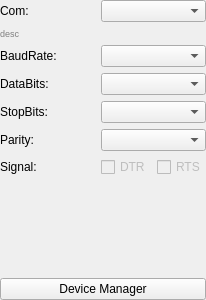
<?xml version="1.0" encoding="UTF-8"?>
<ui version="4.0">
 <class>chanSerialPort</class>
 <widget class="QWidget" name="chanSerialPort">
  <property name="geometry">
   <rect>
    <x>0</x>
    <y>0</y>
    <width>206</width>
    <height>300</height>
   </rect>
  </property>
  <property name="windowTitle">
   <string>Form</string>
  </property>
  <layout class="QGridLayout" name="gridLayout">
   <property name="leftMargin">
    <number>0</number>
   </property>
   <property name="topMargin">
    <number>0</number>
   </property>
   <property name="rightMargin">
    <number>0</number>
   </property>
   <property name="bottomMargin">
    <number>0</number>
   </property>
   <item row="0" column="0">
    <widget class="QLabel" name="label_1">
     <property name="text">
      <string>Com:</string>
     </property>
    </widget>
   </item>
   <item row="0" column="1">
    <widget class="QComboBox" name="cmb_com"/>
   </item>
   <item row="2" column="0">
    <widget class="QLabel" name="label_2">
     <property name="text">
      <string>BaudRate:</string>
     </property>
    </widget>
   </item>
   <item row="2" column="1">
    <widget class="QComboBox" name="cmb_baudrate">
     <property name="currentIndex">
      <number>-1</number>
     </property>
    </widget>
   </item>
   <item row="3" column="0">
    <widget class="QLabel" name="label_5">
     <property name="text">
      <string>DataBits:</string>
     </property>
    </widget>
   </item>
   <item row="3" column="1">
    <widget class="QComboBox" name="cmb_databits"/>
   </item>
   <item row="4" column="0">
    <widget class="QLabel" name="label_3">
     <property name="text">
      <string>StopBits:</string>
     </property>
    </widget>
   </item>
   <item row="4" column="1">
    <widget class="QComboBox" name="cmb_stopbits"/>
   </item>
   <item row="5" column="0">
    <widget class="QLabel" name="label_4">
     <property name="text">
      <string>Parity:</string>
     </property>
    </widget>
   </item>
   <item row="5" column="1">
    <widget class="QComboBox" name="cmb_parity">
     <property name="sizePolicy">
      <sizepolicy hsizetype="Preferred" vsizetype="Minimum">
       <horstretch>0</horstretch>
       <verstretch>0</verstretch>
      </sizepolicy>
     </property>
    </widget>
   </item>
   <item row="6" column="0">
    <widget class="QLabel" name="label">
     <property name="text">
      <string>Signal:</string>
     </property>
    </widget>
   </item>
   <item row="6" column="1">
    <layout class="QHBoxLayout" name="horizontalLayout">
     <item>
      <widget class="QCheckBox" name="chk_DTR">
       <property name="enabled">
        <bool>false</bool>
       </property>
       <property name="text">
        <string>DTR</string>
       </property>
      </widget>
     </item>
     <item>
      <widget class="QCheckBox" name="chk_RTS">
       <property name="enabled">
        <bool>false</bool>
       </property>
       <property name="text">
        <string>RTS</string>
       </property>
      </widget>
     </item>
    </layout>
   </item>
   <item row="8" column="0" colspan="2">
    <widget class="QPushButton" name="btn_devmgr">
     <property name="toolTip">
      <string>设备管理器</string>
     </property>
     <property name="toolTipDuration">
      <number>-1</number>
     </property>
     <property name="text">
      <string>Device Manager</string>
     </property>
     <property name="flat">
      <bool>false</bool>
     </property>
    </widget>
   </item>
   <item row="1" column="0" colspan="2">
    <widget class="QLabel" name="lbl_desc">
     <property name="sizePolicy">
      <sizepolicy hsizetype="Expanding" vsizetype="Minimum">
       <horstretch>0</horstretch>
       <verstretch>0</verstretch>
      </sizepolicy>
     </property>
     <property name="font">
      <font>
       <family>Arial</family>
       <pointsize>7</pointsize>
      </font>
     </property>
     <property name="styleSheet">
      <string notr="true">color:grey;</string>
     </property>
     <property name="frameShape">
      <enum>QFrame::NoFrame</enum>
     </property>
     <property name="text">
      <string>desc </string>
     </property>
     <property name="textInteractionFlags">
      <set>Qt::NoTextInteraction</set>
     </property>
    </widget>
   </item>
   <item row="7" column="0" colspan="2">
    <spacer name="verticalSpacer">
     <property name="orientation">
      <enum>Qt::Vertical</enum>
     </property>
     <property name="sizeHint" stdset="0">
      <size>
       <width>203</width>
       <height>80</height>
      </size>
     </property>
    </spacer>
   </item>
  </layout>
 </widget>
 <resources/>
 <connections/>
</ui>
